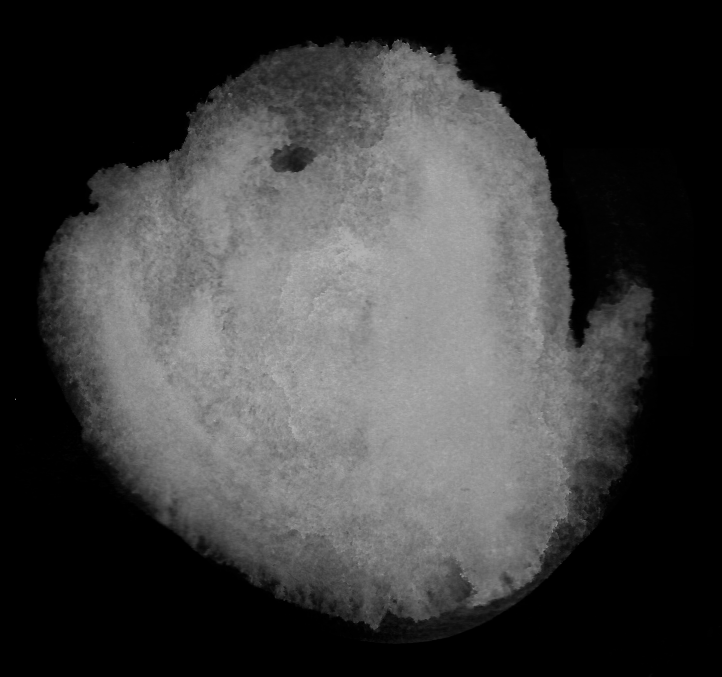
#> input picture examples/ai_draw/brushes/watercolor/3.png, 1443 x 1354 px (shown at 1/2 size); its folder holds 3 pictures in this run
$ python rotate_brush.py   (older library calls are emulated)
#> lines starting #> are read from the running program, lines starting #| are printed output that depends on the picture
### examples/ai_draw/colormixer.py
import numpy as np
import cv2
import math
import random
import time
# import rotate_brush as rb
# import gradient
# from thready import amap
import os

color1 = np.array([19,163,255.])
color2 = np.array([19,18,37.])
color3 = np.array([52,2,1.])

color4 = np.array([.95,.95,.95])
color5 = np.array([.5,.15,.4])

color1/=255.
color2/=255.
color3/=255.

def clip(i,imax=1,imin=0):
    return min(max(imin,i),imax)

def directmix(c1,c2,ratio):
    return c1*ratio + c2*(1-ratio)

# [5 lines left out: function linearmix, not called in this run]

def submix_power(i):
    i = np.array(i)

    def BGR2PWR(c):
        c = np.clip(c,a_max=1.-1e-6,a_min=1e-6) # no overflow allowed
        c = np.power(c,2.2/i)
        u = 1. - c
        return u # unit absorbance

    def PWR2BGR(u):
        c = 1. - u
        c = np.power(c,i/2.2)
        return c # rgb color

    # [4 lines left out: function submix, not called in this run]

    return submix,BGR2PWR,PWR2BGR


# a is good around .15
# [51 lines left out: functions reflectance, get_coeff, powermix, not called in this run]

pal = np.zeros([400,600,3])

globpad = 0
# [33 lines left out: functions pmix, demo, test_power, test, not called in this run]

def f32(a):
    return np.array(a).astype('float32')

def oilpaint_converters():
    submix,b2p,p2b = submix_power(f32([13,3,7.]))
    return b2p,p2b

def oilpaint_mix(c1,c2,alpha):
    submix,b2p,p2b = submix_power(f32([13,3,7.]))
    return submix(c1,c2,alpha/255)

# test()

### examples/ai_draw/rotate_brush.py
import numpy as np
import cv2
import math
import random
import os

def rn():
    return random.random()

brushes = {}

# load brushes from ./brushes directory
def load_brushes(style=None):
    parent_dir = './brushes/'

    if style == None:
        subdirs = [ name for name in os.listdir(parent_dir) if os.path.isdir(os.path.join(parent_dir, name)) ]
        print(subdirs)
        rand_index = random.randint(0,len(subdirs)-1)
        style = [subdirs[rand_index]]
        print(f"{style} brush is selected!")

    for s in style:
        brush_dir = os.path.join(parent_dir, s)
        if not os.path.exists(brush_dir):
            print("Error: brush dir does not exist")
            continue
        for fn in os.listdir(brush_dir):
            fname = os.path.join(brush_dir, fn)
            if os.path.isfile(fname):
                brush = cv2.imread(fname,0)
#> brush is the input picture: shape (1354, 1443); min 0, max 195, mean 62.1
                print(brush.shape)
#| (1354, 1443)
                if not brush is None:
                    brushes[fn] = brush
    if len(brushes) == 0:
        raise Exception('No brush is loaded!')
    return style
# load_brushes()

def get_brush(key='random'):
    if key=='random':
        key = random.choice(list(brushes.keys()))
    brush = brushes[key]
    return brush,key

def rotate_brush(brush,rad,srad,angle):
    # brush image should be of grayscale, pointing upwards

    # translate w x h into an area of 2rad x 2rad

    bh,bw = brush.shape[0:2]
    # print(brush.shape)

    osf = 0.1
    # oversizefactor: ratio of dist-to-edge to width,
    # to compensate for the patch smaller than the original ellipse

    rad = int(rad*(1.+osf))
    srad = int(srad*(1.+osf))

    # 1. scale
    orig_points = np.array([[bw/2,0],[0,bh/2],[bw,bh/2]]).astype('float32')
    # x,y of top left right
    translated = np.array([[rad,0],[rad-srad,rad],[rad+srad,rad]]).astype('float32')

    # affine transform matrix
    at = cv2.getAffineTransform(orig_points,translated)

    at = np.vstack([at,[0,0,1.]])

    # 2. rotate
    rm = cv2.getRotationMatrix2D((rad,rad),angle-90,1)
    # per document:
    # angle – Rotation angle in degrees. Positive values mean counter-clockwise rotation (the coordinate origin is assumed to be the top-left corner).

    # stroke image should point eastwards for 0 deg, hence the -90

    rm = np.vstack([rm,[0,0,1.]])

    # 3. combine 2 affine transform
    cb = np.dot(rm,at)
    # print(cb)

    # 4. do the transform
    res = cv2.warpAffine(brush,cb[0:2,:],(rad*2,rad*2))
    return res

def lc(i): #low clip
    return int(max(0,i))

def generate_motion_blur_kernel(dim=3,angle=0.,threshold_factor=1.3,divide_by_dim=True):
    radian = angle/360*math.pi*2 + math.pi/2
    # perpendicular
    # x2,y2 = math.cos(radian),math.sin(radian)
    # the directional vector

    # first, generate xslope and yslope
    gby,gbx = np.mgrid[0:dim,0:dim]
    cen = (dim+1)/2-1
    gbx = gbx - float(cen)
    gby = gby - float(cen)
    # gbx = gbx / float(cen) -.5
    # gby = gby / float(cen) -.5

    # then mix the slopes according to angle
    gbmix = gbx * math.cos(radian) - gby * math.sin(radian)

    kernel = (threshold_factor - gbmix*gbmix).clip(min=0.,max=1.)

    # center = (dim+1)/2-1
    # kernel = np.zeros((dim,dim)).astype('float32')

    # # iterate thru kernel
    # ki = np.nditer(kernel,op_flags=['readwrite'],flags=['multi_index'])
    # while not ki.finished:
    #     ya,xa = ki.multi_index
    #     y1,x1 = -(ya-center),xa-center # flip y since it's image axis
    #
    #     # now y1, x1 correspond to each kernel pixel's cartesian coord
    #     # with center being 0,0
    #
    #     dotp = x1*x2 + y1*y2 # dotprod
    #
    #     ki[0] = dotp
    #     ki.iternext()
    #
    # kernel = (threshold_factor-kernel*kernel).clip(min=0,max=1)

    if divide_by_dim:
        kernel /= dim * dim * np.mean(kernel)
    else:
        pass

    return kernel.astype('float32')

from colormixer import oilpaint_converters
b2p,p2b = oilpaint_converters()

def sigmoid_array(x):
    sgm = 1. / (1. + np.exp(-x))
    return np.clip(sgm * 1.2 - .1,a_max=1.,a_min=0.)

# the brush process
def compose(orig,brush,x,y,rad,srad,angle,color,usefloat=False,useoil=False,lock=None):
    # generate, scale and rotate the brush as needed
    brush_image = rotated = rotate_brush(brush,rad,srad,angle) # as alpha
    brush_image = np.reshape(brush_image,brush_image.shape+(1,)) # cast alpha into (h,w,1)

    if useoil:
        # gradient based color mixing
        # generate a blend map `gbmix` that blend in the direction of the brush stroke

        # first, generate xslope and yslope
        gby,gbx = np.mgrid[0:brush_image.shape[0],0:brush_image.shape[1]]
        gbx = gbx / float(brush_image.shape[1]) -.5
        gby = gby / float(brush_image.shape[0]) -.5

        dgx,dgy = rn()-.5,rn()-.5 # variation to angle
        # then mix the slopes according to angle
        gbmix = gbx * math.cos(angle/180.*math.pi+dgx) - gby * math.sin(angle/180.*math.pi+dgx)

        # some noise?
        gbmix += np.random.normal(loc=0.15,scale=.2,size=gbmix.shape)

        #strenthen the slope
        gbmix = sigmoid_array(gbmix*10)
        gbmix = np.reshape(gbmix,gbmix.shape+(1,)).astype('float32')

        # cv2.imshow('gbmix',gbmix)
        # cv2.waitKey(1)

    # width and height of brush image
    bh = brush_image.shape[0]
    bw = brush_image.shape[1]

    y,x = int(y),int(x)

    # calculate roi params within orig to paint the brush
    ym,yp,xm,xp = y-bh/2,y+bh/2,x-bw/2,x+bw/2

    # w and h of orig
    orig_h,orig_w = orig.shape[0:2]

    #crop the brush if exceed orig or <0
    alpha = brush_image[lc(0-ym):lc(bh-(yp-orig_h)),lc(0-xm):lc(bw-(xp-orig_w))]
    if useoil:
        gbmix = gbmix[lc(0-ym):lc(bh-(yp-orig_h)),lc(0-xm):lc(bw-(xp-orig_w))]

    #crop the roi params if < 0
    ym,yp,xm,xp = lc(ym),lc(yp),lc(xm),lc(xp)

    # print(alpha.shape,roi.shape)

    if alpha.shape[0]==0 or alpha.shape[1]==0: #or roi.shape[0]==0 or roi.shape[1]==0:
        # optimization: assume roi is valid

        print('alert: compose got empty roi')
        # dont paint if roi or brush is empty
    else:

        # to simulate oil painting mixing:
        # color should blend in some fasion from given color to bg color
        if useoil:
            if usefloat: # to 0,1
                pass
            else:
                # roi = roi.astype('float32')/255.
                color = np.array(color).astype('float32')/255.

            alpha = alpha.astype('float32')/255.

            # convert into oilpaint space
            color = b2p(color)

            def getkernelsize(r):
                k = min(55,int(r))
                if k%2==0:
                    k+=1
                if k<3:
                    k+=2
                return k
            sdim = getkernelsize(srad/5) # determine the blur kernel characteristics
            ldim = getkernelsize(rad/5)
            ssdim = getkernelsize(srad/7)

            #blur brush pattern
            softalpha = cv2.blur(alpha,(sdim,sdim)) # 0-1

            mixing_ratio = np.random.rand(alpha.shape[0],alpha.shape[1],1)
            # random [0,1] within shape (h,w,1

            # increase mixing_ratio where brush pattern
            # density is lower than 1
            # i.e. edge enhance
            mixing_ratio[:,:,0] += (1-softalpha)*2

            mixing_th = 0.1 # threshold, larger => mix more
            mixing_ratio = mixing_ratio > mixing_th
            # threshold into [0,1]

            # note: mixing_ratio is of dtype bool

            # apply motion blur on the mixed colormap
            kern = generate_motion_blur_kernel(dim=ldim,angle=angle)

            # print(sdim,ldim,kern.shape,colormap.dtype,kern.dtype,mixing_ratio.dtype,roi.dtype,color.dtype)

            # sample randomly from roi
            # random is acturally bad idea
            # limit sample area under alpha is better
            ry,rx = 0,0
            n = 20
            while n>0:
                ry,rx = int(rn()*alpha.shape[0]),int(rn()*alpha.shape[1])
                if alpha[ry,rx]>.5:
                    break
                n-=1

            # roi loading moved downwards, for optimization
            roi = orig[ym:yp,xm:xp]

            if usefloat: # roi to 0,1
                pass
            else:
                roi = roi.astype('float32')/255.

            roi = b2p(roi)

            if n>0:
                random_color = roi[ry,rx]
                tipcolor = color * gbmix + random_color  * (1 - gbmix)
            else:
                tipcolor = color

            # add some gaussian to color maybe?
            # remember: color should be in UABS space
            # tipcolor = np.random.normal(loc=color,scale=.04,size=alpha.shape[0:2]+(3,))
            # mixing_ratio2 = np.random.rand(alpha.shape[0],alpha.shape[1],1)

            # mixing_ratio2 = np.mgrid[]

            # mixing_ratio2 = mixing_ratio2 > 0.4

            #exp: how bout tip color blend from 1 color to another..

            # tipcolor = np.clip(tipcolor,a_max = 1.-1e-6, a_min = 1e-6)

            # tipcolor = cv2.filter2D(tipcolor,cv2.CV_32F,cv2.blur(kern,(sdim,sdim)))
            # tipcolor = cv2.blur(tipcolor,(sdim,sdim))

            # blend tip color (image) with bg
            # larger the mixing_ratio, stronger the (tip) color
            ia = (1 - mixing_ratio).astype('float32')
            ca = tipcolor * mixing_ratio
            # print(roi.dtype,ia.dtype,ca.dtype)
            colormap = roi * ia + ca
            # print(colormap.dtype,kern.dtype)

            #mblur
            colormap = cv2.filter2D(colormap,cv2.CV_32F,kern)

            ########

            #final composition
            ca = colormap*alpha
            ia = 1-alpha

            if lock is not None:
                lock.acquire()
                # print('lock acquired for brush @',x,y)
                # if canvas lock provided, acquire it. this prevents overwrite problems

            #final loading of roi.
            roi=orig[ym:yp,xm:xp]

            if usefloat:
                roi = b2p(roi)
                orig[ym:yp,xm:xp] = p2b(roi*ia+ca)
            else:
                roi = b2p(roi.astype('float32')/255.)
                orig[ym:yp,xm:xp] = p2b(roi*ia+ca)*255.
        else:
            # no oil painting
            colormap = np.array(color).astype('float32') # don't blend with bg, just paint fg

            if usefloat:
                alpha = alpha.astype('float32')/255.
                ia = 1-alpha
                ca = colormap*alpha
            else:
                # integer version
                colormap = colormap.astype('uint32')
                ia = 255-alpha
                ca = colormap*alpha

            if lock is not None:
                lock.acquire()
                # print('lock acquired for brush @',x,y)
                # if canvas lock provided, acquire it. this prevents overwrite problems

            roi = orig[ym:yp,xm:xp]

            if usefloat:
                # if original image is float
                orig[ym:yp,xm:xp] = roi * ia + ca
            else:
                roi = roi.astype('uint32')
                # use uint32 to prevent multiplication overflow
                orig[ym:yp,xm:xp] = (roi * ia + ca)/255

    # painted
    if lock is not None:
        lock.release()
        # print('lock released for brush @',x,y)
        # if canvas lock provided, release it. this prevents overwrite problems

def test(onlyfloat=False,onlyoil=False):
    load_brushes()
    flower = cv2.imread('brushes/watercolor/3.png')
    # print(flower)
    if not onlyfloat:
        fint = flower.copy()
        for i in range(100):
            brush,key = get_brush()
            color = [rn()*255,rn()*255,rn()*255]

            if not onlyoil:
                print('integer no oil')
                compose(fint,brush,x=rn()*flower.shape[1],y=rn()*flower.shape[0],
                rad=50,srad=10+20*rn(),angle=rn()*360,color=color,useoil=False)

            print('integer oil')
            compose(fint,brush,x=rn()*flower.shape[1],y=rn()*flower.shape[0],
            rad=50,srad=10+20*rn(),angle=rn()*360,color=color,useoil=True)

            cv2.imshow('integer',fint)
            cv2.waitKey(10)
#> this loop made 100 passes
#> key on passes 1, 2, 3, 4, 5, 6, 7, 8, 10, 11: 'BB_BB_HiRes_Grungy_Watercolor_CS1_1.png', 'BB_BB_HiRes_Grungy_Watercolor_CS1_1.png', 'BB_BB_HiRes_Grungy_Watercolor_CS1_1.png', '3.png', '3.png', 'BB_BB_HiRes_Grungy_Watercolor_CS1_10.png', '3.png', 'BB_BB_HiRes_Grungy_Watercolor_CS1_10.png', 'BB_BB_HiRes_Grungy_Watercolor_CS1_10.png', 'BB_BB_HiRes_Grungy_Watercolor_CS1_10.png'
#> key on pass 9: 'BB_BB_HiRes_Grungy_Watercolor_CS1_1.png'
#> pass 1, in get_brush, `brush = brushes[key]`:
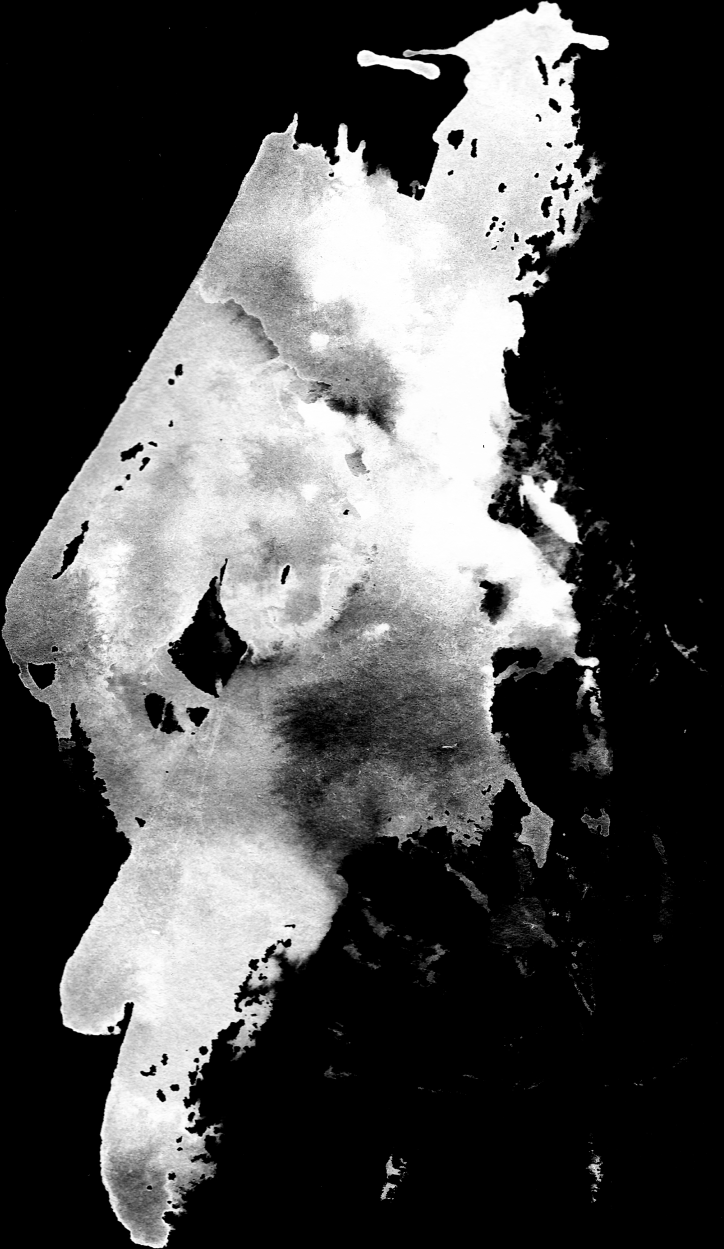
#> brush: shape (2497, 1448) (shown at 1/2 size); min 0, max 255, mean 77.5
#> pass 1, in compose, `ca = colormap*alpha`:
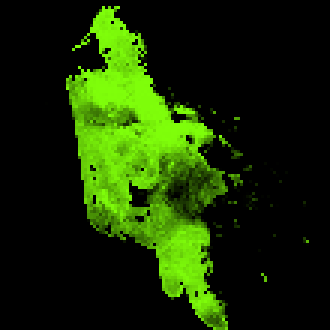
#> ca: shape (110, 110, 3) uint32 (shown 3 times larger); mean of channels 0, 1, 2 451.8, 11113.9, 5557; drawn with min black and max white
#> after the loop:
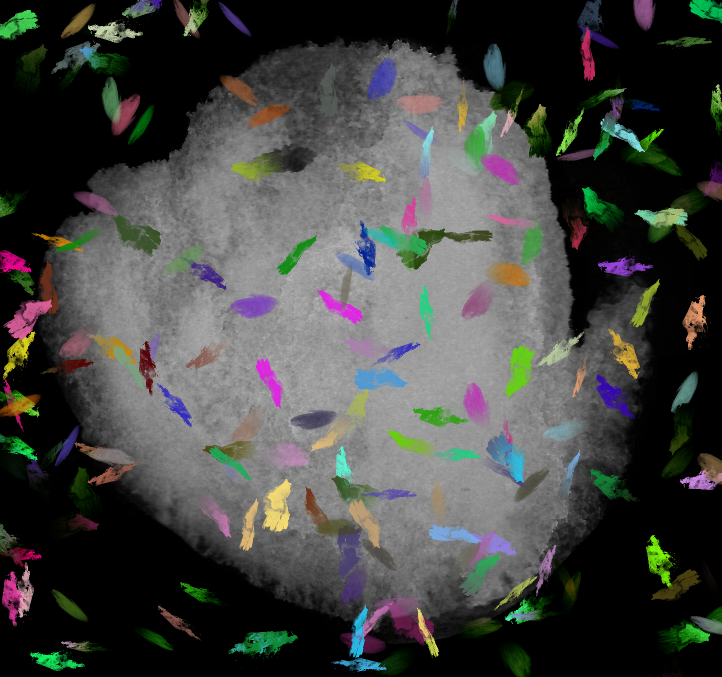
#> fint: shape (1354, 1443, 3) (shown at 1/2 size); mean B, G, R 65.7, 68.8, 67.4

    floaty = flower.copy().astype('float32')/255.
    for i in range(100):
        brush,key = get_brush()
        color = [rn(),rn(),rn()]

        if not onlyoil:
            print('float no oil')
            compose(floaty,brush,x=rn()*flower.shape[1],y=rn()*flower.shape[0],
            rad=50,srad=10+20*rn(),angle=rn()*360,color=color,usefloat=True,useoil=False)

        print('float oil')
        compose(floaty,brush,x=rn()*flower.shape[1],y=rn()*flower.shape[0],
        rad=50,srad=10+20*rn(),angle=rn()*360,color=color,usefloat=True,useoil=True)

        cv2.imshow('float',floaty)
        cv2.waitKey(10)
#> this loop made 100 passes
#> pass 1, in rotate_brush (call 201), `res = cv2.warpAffine(brush,cb[0:2,:],(rad*2,rad*2))`:
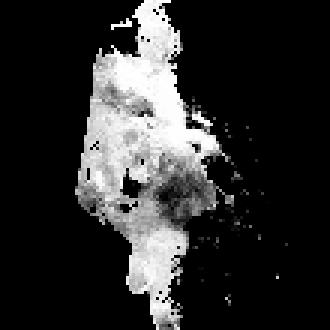
#> res: shape (110, 110) (shown 3 times larger); min 0, max 255, mean 44.8
#> pass 1, in compose (call 201), `ia = 1-alpha`:
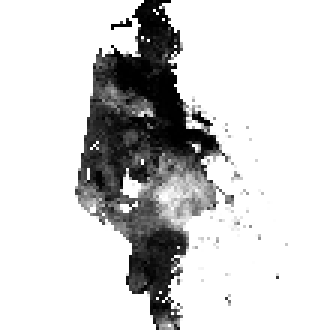
#> ia: shape (110, 110, 1) float32 (shown 3 times larger); min 0, max 1, mean 0.824
#> pass 1, in compose (call 201), `ca = colormap*alpha`:
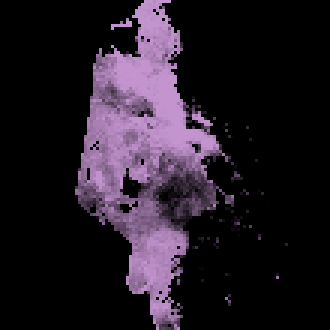
#> ca: shape (110, 110, 3) float32 (shown 3 times larger); mean of channels 0, 1, 2 0.144, 0.103, 0.136; drawn as B, G, R
#> after the loop:
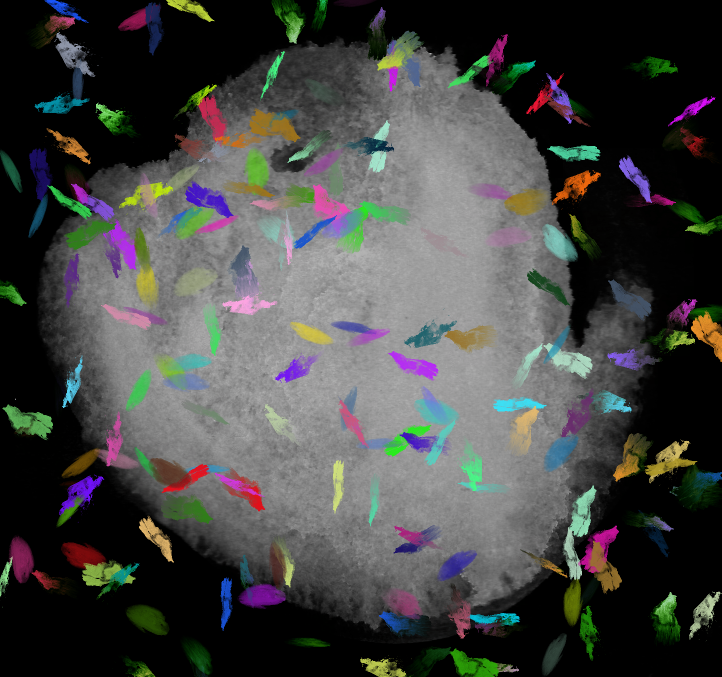
#> floaty: shape (1354, 1443, 3) float32 (shown at 1/2 size); mean B, G, R 0.266, 0.273, 0.269
test()
